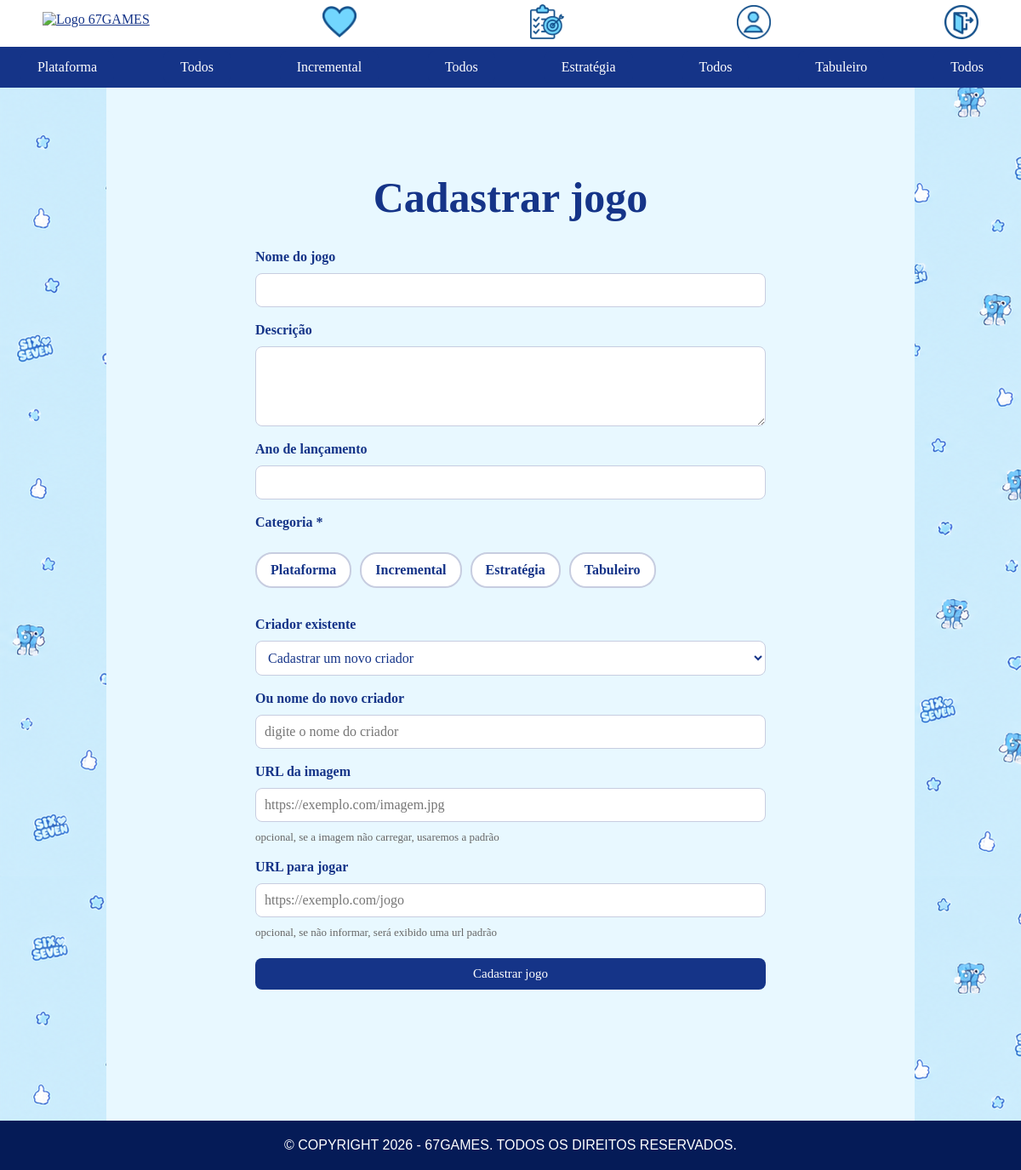
/jogo/novo (signed in), run on the app's committed database.
### models.py (models this page shows)
class Categoria(db.Model):
    __tablename__ = "categoria"
    id = db.Column(db.Integer, primary_key=True)
    nome = db.Column(db.String(100), nullable=False)

### blueprints/jogos/routes.py (the view, shortened to what this page needs)
@jogos_bp.route("/jogo/novo", methods=["GET", "POST"])
def criar_jogo():
    if "user_id" not in session:
        return redirect(url_for("auth.login"))
    categorias = Categoria.query.all()
    criadores = Criador.query.all()
    return render_template("jogos/criar.html", categorias=categorias, criadores=criadores)

### blueprints/jogos/templates/jogos/criar.html (shortened to what this page needs)
{% extends "base.html" %}
{% block conteudo %}
    {% set categoria_selecionada = request.form.get('categoria_id', jogo.categoria_id if jogo else '')|string %}
    {% set criador_selecionado = request.form.get('criador_id', jogo.criador_id if jogo else '')|string %}
    <h1>{% if jogo %}Editar jogo{% else %}Cadastrar jogo{% endif %}</h1>
    <form method="POST" class="formulario">
        <label for="nome">Nome do jogo</label>
        <input type="text" id="nome" name="nome" value="{{ request.form.get('nome', jogo.nome if jogo else '') }}" required>
        <label for="descricao">Descrição</label>
        <textarea id="descricao" name="descricao" rows="4">{{ request.form.get('descricao', jogo.descricao if jogo else '') }}</textarea>
        <label for="ano_lancamento">Ano de lançamento</label>
        <input type="number" id="ano_lancamento" name="ano_lancamento" min="1" value="{{ request.form.get('ano_lancamento', jogo.ano_lancamento if jogo and jogo.ano_lancamento else '') }}">
        <label>Categoria *</label>
            <div class="opcoes-categoria">
                {% for categoria in categorias %}
                    <label class="opcao-categoria">
                        <span>{{ categoria.nome }}</span>
                    </label>
                {% endfor %}
            </div>
            <label for="criador_id">Criador existente</label>
            <select id="criador_id" name="criador_id">
                <option value="" {% if not criador_selecionado %}selected{% endif %}>Cadastrar um novo criador</option>
            </select>
            <label for="novo_criador">Ou nome do novo criador</label>
            <input type="text" id="novo_criador" name="novo_criador" value="{{ request.form.get('novo_criador', '') }}" placeholder="digite o nome do criador">
        <label for="imagem_url">URL da imagem</label>
        <input type="url" id="imagem_url" name="imagem_url" value="{{ request.form.get('imagem_url', jogo.imagem_url if jogo else '') }}" placeholder="https://exemplo.com/imagem.jpg">
        <small>opcional, se a imagem não carregar, usaremos a padrão</small>
        <label for="url_jogo">URL para jogar</label>
        <input type="url" id="url_jogo" name="url_jogo" value="{{ request.form.get('url_jogo', jogo.url_jogo if jogo else '') }}" placeholder="https://exemplo.com/jogo">
        <small>opcional, se não informar, será exibido uma url padrão</small>
        <button type="submit" class="botao-cadastrar">
            {% if jogo %}Salvar alterações{% else %}Cadastrar jogo{% endif %}
        </button>
    </form>
{% endblock %}

### templates/base.html (shortened to what this page needs)
<!DOCTYPE html>
<html lang="en">
<head>
    <link rel="stylesheet" href="/static/style.css">
</head>
<body>
    <header class="cabecalho">
        <a href="{{ url_for('jogos.inicio') }}">
        <img src="/static/assets/LogoAnimada.gif" alt="Logo 67GAMES" class="gif">
        </a>
        <a href="">
            <img src="/static/assets/favoritos.png" alt="Jogos favoritos" class="icon">
        </a>
        <a href="{{ url_for('jogos.criar_jogo') }}">
            <img src="/static/assets/cadastrarjogo.png" alt="Cadastrar Jogo" class="icon">
        </a>
        <a href="">
            <img src="/static/assets/perfil.png" alt="Perfil" class="icon">
        </a>
        <a href="{{ url_for('auth.logout') }}">
            <img src="/static/assets/sair.png" alt="Sair" class="icon">
        </a>
    </header>
    {% block cabecalho %}
    <nav>
        {% for categoria in categorias %}
            <a href="{{ url_for('jogos.inicio', categoria=categoria.id) }}" class="filtros">{{ categoria.nome }}</a>
            <a href="{{ url_for('jogos.inicio') }}" class="filtros">Todos</a>
        {% endfor %}
    </nav>{% endblock %}
    <main>
        <div class="bloco">
        {% block conteudo %}{% endblock %}
        </div>
    </main>
    <footer>
        &copy; COPYRIGHT 2026 - 67GAMES. TODOS OS DIREITOS RESERVADOS.
    </footer>
</body>
</html>

### static/style.css (style rules this page uses)
* { margin: 0%; color: #153488; font-family: 'Trebuchet MS'; box-sizing: border-box; }
body { min-height: 100vh; background-image: url("assets/fundo.png"); }
header { background-color: #ffffff; padding: 5px; padding-left: 50px; padding-right: 50px; display: flex; align-items: center; justify-content: space-between; }
.gif { width: 105px; background-color: #ffffff; padding-bottom: 10px; }
.icon { width: 40px; }
nav { display: flex; justify-content: space-around; background-color: #153488; align-items: center; gap: 20px; padding: 5px; }
.filtros { background-color: #153488; padding: 10px 20px; color: #ffffff; border-radius: 8px; text-decoration: none; transition: 0.2s; }
main { display: flex; justify-content: center; align-items: center; flex-direction: column; color: #ffffff; }
.bloco { background-color: #e8f8ff; padding: 100px 60px; padding-bottom: 130px; flex: 1; width: min(950px); margin: 0 auto; }
h1 { font-size: 50px; color: #153488; text-align: center; margin-bottom: 20px; }
.formulario { display: flex; flex-direction: column; gap: 10px; width: min(90%, 600px); margin: 24px auto; }
.formulario label { font-weight: bold; margin-top: 8px; }
.formulario input:not([type="radio"]), .formulario textarea, .formulario select { width: 100%; padding: 10px; border: 1px solid #c7cde0; border-radius: 8px; font: inherit; background-color: white; }
.formulario small { color: #666; font-size: 13px; }
.opcoes-categoria { display: flex; flex-wrap: wrap; gap: 10px; margin: 8px 0 16px; }
.opcao-categoria { cursor: pointer; }
.opcao-categoria span { display: inline-block; padding: 10px 16px; border: 2px solid #c7cde0; border-radius: 20px; color: #153488; background: white; transition: 0.2s; }
.botao-cadastrar { display: inline-block; padding: 10px; font-size: 15px; margin-top: 12px; background-color: #153488; color: white; border: none; border-radius: 8px; text-decoration: none; cursor: pointer; }
footer { background-color: #051b57; color: white; font-family:'Gill Sans', 'Gill Sans MT', Calibri, 'Trebuchet MS', sans-serif; text-align: center; padding: 20px; margin-top: auto; }

### data on the page
Categoria: nome "Plataforma"
Categoria: nome "Incremental"
Categoria: nome "Estratégia"
Categoria: nome "Tabuleiro"
